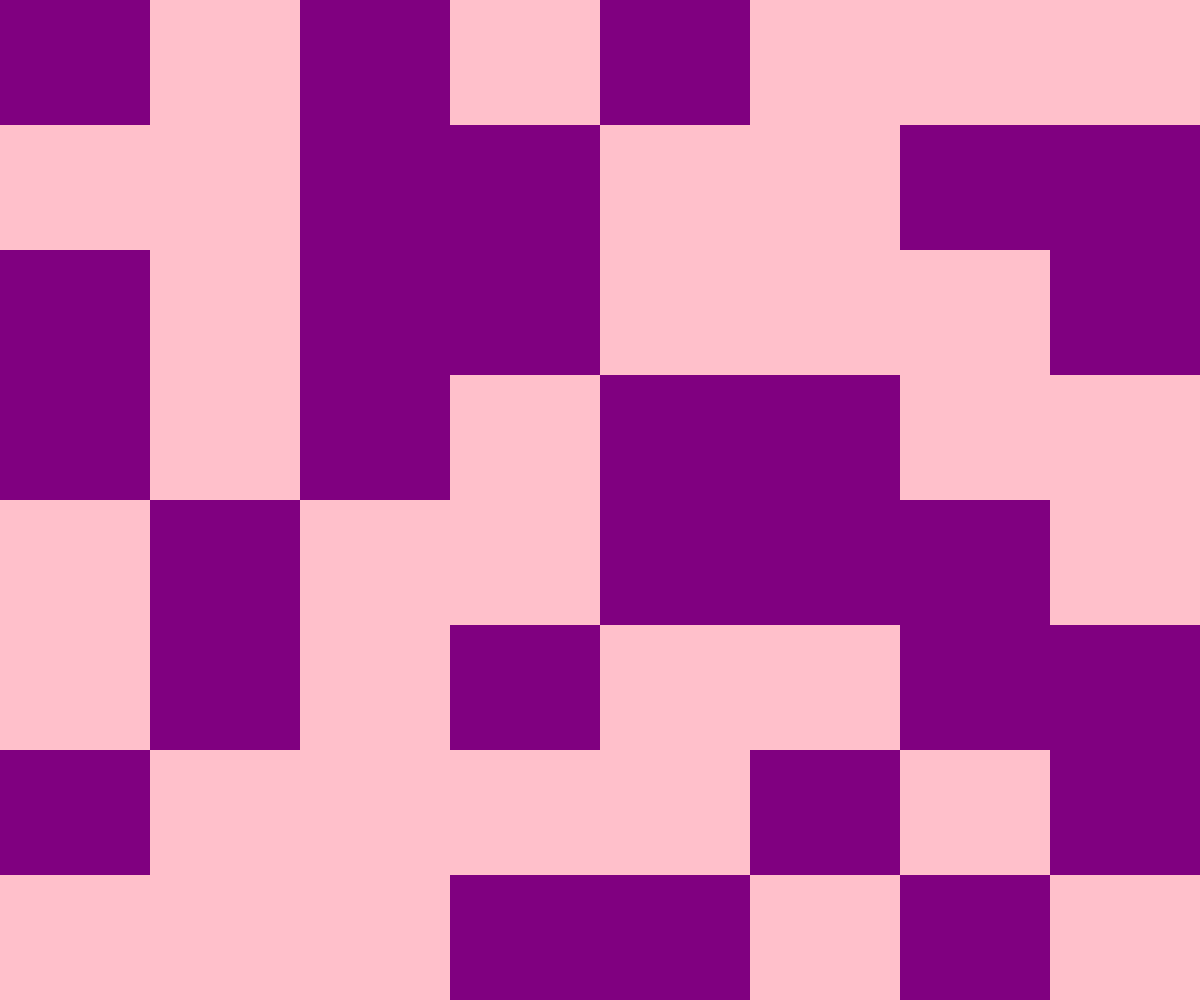
Frame 1 (no input)
Frame 60 (no input): identical to frame 1, image omitted
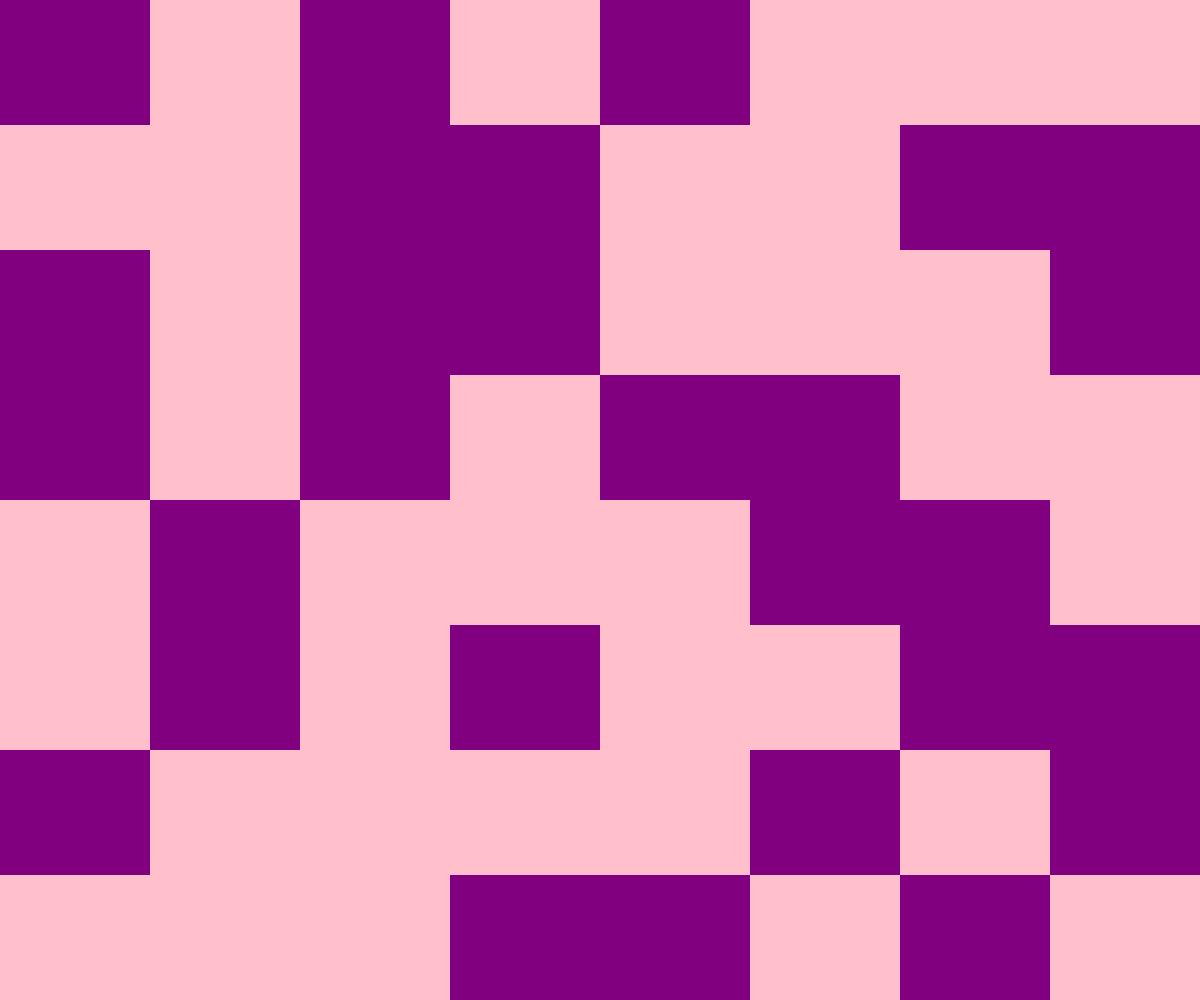
Frame 120 (the mouse pressed at the canvas centre since frame 60)

The p5.js sketch that drew these frames (run headless with seeded random() and noise() and a simulated clock; from frame 60 on, the mouse is pressed at the canvas centre):

// p5.js sketch
// ── sketch.js
// Chess 2d Array
// Will
// October 27, 2022
//
// Extra for Experts:
// - describe what you did to take this project "above and beyond"


const ROWS = 8;
const COLS = 8;
let grid;
let cellWidth;
let cellHeight;

function setup() {
  createCanvas(windowWidth, windowHeight);
  cellWidth = width/COLS;
  cellHeight = height/ROWS;
  grid = createRandom2dArray(COLS, ROWS);
}

function draw() {
  noStroke();
  background(0);
  displayGrid(grid);
}

function displayGrid(grid) {
  for (let y=0; y<ROWS; y++) {
    for (let x=0; x<COLS; x++) {
      if (grid[y][x] === 0) {
        fill("pink");
      }
      else if (grid[y][x] === 1) {
        fill("purple");
      }
      rect(x*cellWidth, y*cellHeight, cellWidth, cellHeight);
    }
  }
}

function create2dArray(COLS, ROWS) {
  let emptyArray = [];
  for (let y=0; y<ROWS; y++) {
    emptyArray.push([]);
    for (let x=0; x<COLS; x++) {
      emptyArray[y].push(0);
    }
  }
  return emptyArray;
}

function createRandom2dArray(COLS, ROWS) {
  let emptyArray = [];
  for (let y=0; y<ROWS; y++) {
    emptyArray.push([]);
    for (let x=0; x<COLS; x++) {
      if (random(100) < 50) {
        emptyArray[y].push(0);
      }
      else {
        emptyArray[y].push(1);
      }
    }
  }
  return emptyArray;
}

function mousePressed(){
  let posX = Math.floor(mouseX / cellWidth);
  let posY = Math.floor(mouseY / cellHeight);

  if (grid[posY][posX] === 0){
    grid[posY][posX] = 1;
  }
  else if (grid[posY][posX] === 1){
    grid[posY][posX] = 0;
  }
}
